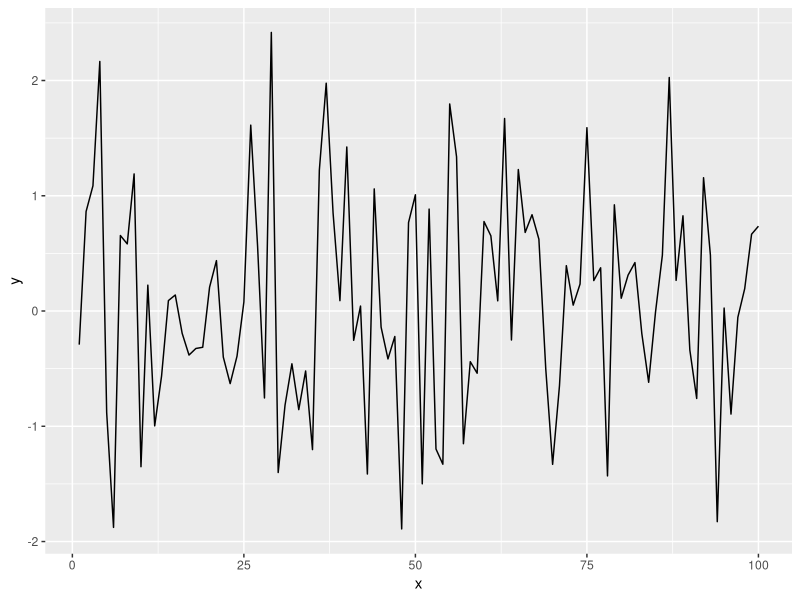

This chart was generated by the following R code:
## ---- chunk 1
library(ggplot2)
x=seq(1:100)
y=rnorm(100)
dat = data.frame(x, y)
ggplot(dat, aes(x = x, y = y)) +
geom_line()
